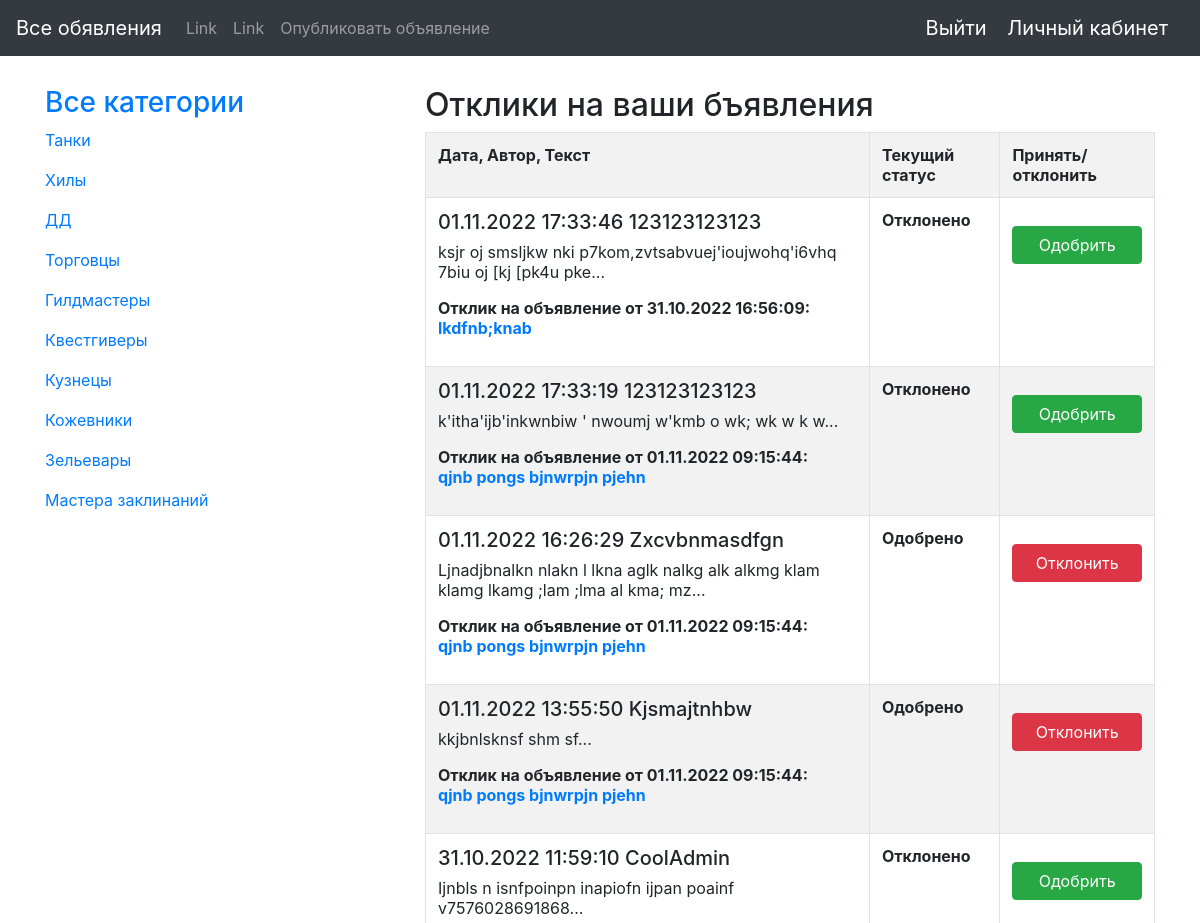
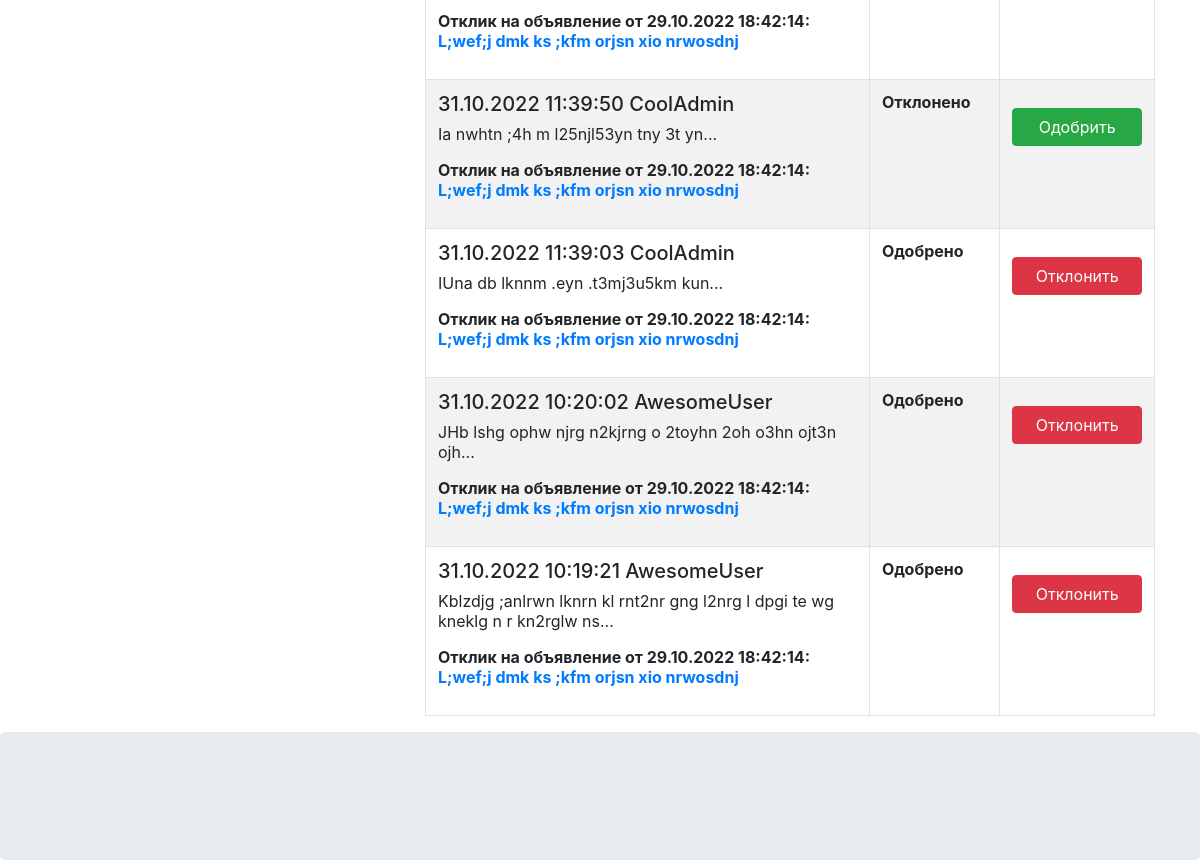
The page /replies/ (signed in) on the database as committed earlier (2 pictures, top to bottom).
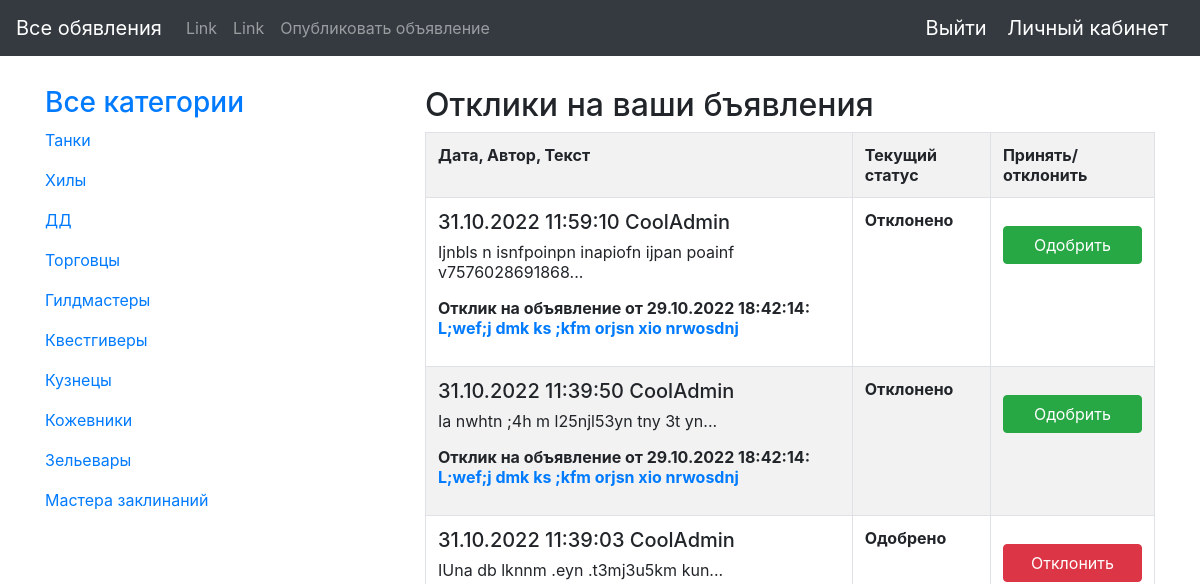
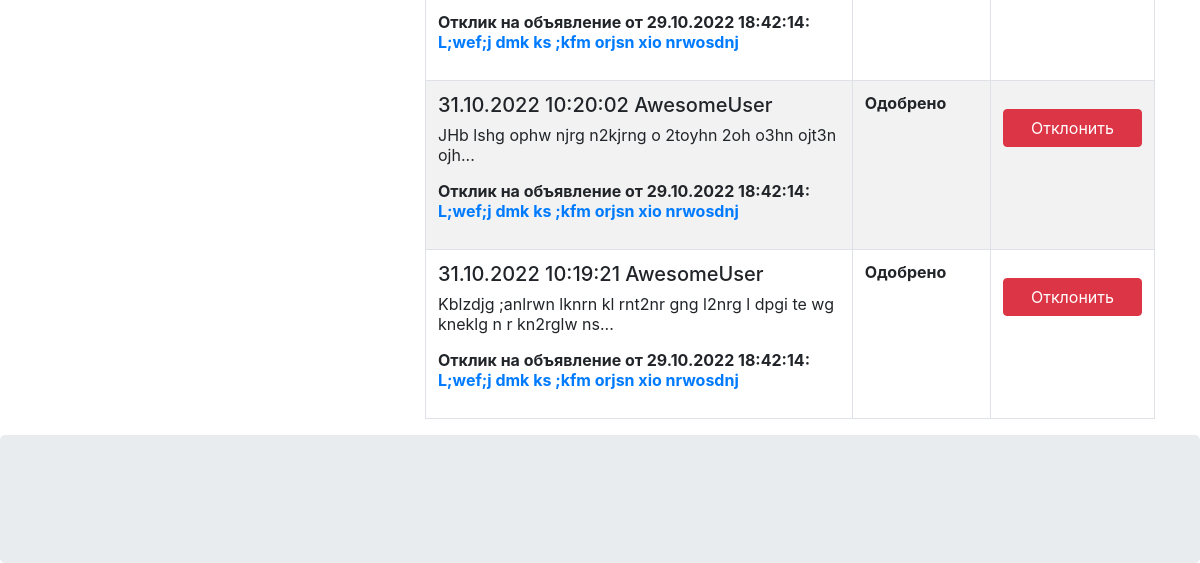
The same page on the database as committed later (2 pictures, top to bottom).
### topics/models.py (models this page shows, shortened)
class Category(models.Model):
    name = models.CharField(max_length=30, unique=True)

class Reply(models.Model):
    author = models.ForeignKey(ActiveUser, on_delete=models.CASCADE)
    create_date = models.DateTimeField(auto_now_add=True)
    topic = models.ForeignKey(Topic, on_delete=models.CASCADE)
    text = models.TextField()
    approved = models.BooleanField(default=False)

class ActiveUser(models.Model):
    user = models.OneToOneField(User, on_delete=models.CASCADE)
    nickname = models.CharField(max_length=50, unique=True)
    avatar = models.ImageField(upload_to='avatars/%Y/%m/%d')

class Topic(models.Model):
    author = models.ForeignKey(ActiveUser, on_delete=models.CASCADE)
    create_date = models.DateTimeField(auto_now_add=True)
    category = models.ForeignKey(Category, on_delete=models.CASCADE)
    title = models.CharField(max_length=255)
    content = RichTextUploadingField(blank=True,
                                     external_plugin_resources=[(
                                         'youtube',
                                         '/static/ckeditor/ckeditor/plugins/youtube/',
                                         'plugin.js',
                                     )
                                     ])
    simple_context = models.TextField(default='')

### topics/views.py (the view)
# urls.py: path('replies/', TopicsFilterByAuthor.as_view(), name='replies'),
class TopicsFilterByAuthor(LoginRequiredMixin, ListView):
    model = Reply
    template_name = 'topics/replies.html'
    context_object_name = 'replies'
    def get_queryset(self):
        topics = Topic.objects.filter(author__user_id=self.request.user).values('id')
        return Reply.objects.filter(topic_id__in=topics).order_by('-create_date')

### topics/templatetags/topic_tags.py (called while the page is built)
@register.simple_tag()
def get_categories():
    return Category.objects.all()

### topics/templates/topics/replies.html
{% extends 'topics/index.html' %}
{% block content %}
<div class="col-sm-8">
         <h2>Отклики на ваши бъявления</h2>
{% if replies %}
<table class="table table-bordered table-striped">
  <tr>
    <th>Дата, Автор, Текст</th>
    <th>Текущий статус</th>
    <th>Принять/отклонить</th>
  </tr>
  {% for reply in replies %}
  <tr>
    <td>
         <h5>{{ reply.create_date|date:"d.m.Y H:i:s"}} {{ reply.author.nickname }}</h5>
         <p>{{reply.text | truncatechars:100}}...</p>
         <p><b>Отклик на объявление от {{reply.topic.create_date|date:"d.m.Y H:i:s"}}:
             <br>
             <a href="{% url 'topic' reply.topic.pk %}">
                 {{reply.topic.title}}
             </a></b>
    </td>
    <td>
        {% if reply.approved %}
            <b>Одобрено</b>
        {% else %}
            <b>Отклонено</b>
        {% endif %}
    </td>
    <td>
        {% if reply.approved %}
        <button type="submit" class="mt-3 btn btn-danger btn-block text-muted">
            <a href="{% url 'change_reply_approve' reply.pk %}" class="text-white">
            Отклонить
            </a>
        </button>
        {% else %}
        <button type="submit" class="mt-3 btn btn-success btn-block text-muted">
            <a href="{% url 'change_reply_approve' reply.pk %}" class="text-white">
            Одобрить
            </a>
        </button>
        {% endif %}
    </td>
  </tr>
  {% endfor %}
</table>
{% else %}
    <br>
   <p>Нет отзывов</p>
{% endif %}
</div>
{% endblock %}

### topics/templates/topics/index.html (shortened to what this page needs)
{% load static %}
{% load topic_tags %}
<!DOCTYPE html>
<html lang="en">
<head>
  <link href="{% static 'css/bootstrap.css' %}" rel="stylesheet" />
</head>
<body>
<nav class="navbar navbar-expand-sm bg-dark navbar-dark">
  <a class="navbar-brand" href="{% url 'home' %}">Все обявления</a>
  <div class="collapse navbar-collapse" id="collapsibleNavbar">
    <ul class="navbar-nav">
      <li class="nav-item">
        <a class="nav-link" href="#">Link</a>
      </li>
      <li class="nav-item">
        <a class="nav-link" href="#">Link</a>
      </li>
      <li class="nav-item">
        <a class="nav-link" href="{% url 'add_topic' %}">Опубликовать объявление</a>
      </li>
    </ul>
</div>
  <div>
    {% if request.user.is_authenticated %}
        <a class="navbar-brand" href="{% url 'user_logout' %}">Выйти</a>
        <a class="navbar-brand" href="{% url 'private_page' %}">Личный кабинет</a>
    {% else %}
        <a class="navbar-brand" href="/login/">Войти</a>
    {% endif %}
  </div>
</nav>
<div class="container" style="margin-top:30px">
  <div class="row">
    <div class="col-sm-4">
      <h3><a href="{% url 'home' %}">Все категории</a></h3>
      {% get_categories as categories %}
      {% for category in categories %}
      <p>
        <a href="{% url 'topics_by_category' category.pk %}">{{category.name}}</a>
      </p>
      {% endfor %}
    </div>
    {% block content %}
    {% endblock %}
  </div>
</div>
<div class="jumbotron text-center" style="margin-bottom:0">
</div>
</body>
</html>

Rows that differ between the two databases and show on the page:
removed Reply: create_date "01.11.2022 17:33:46", author.nickname "123123123123", text "ksjr oj smsljkw nki p7kom,zvtsabvuej'ioujwohq'i6vhq 7biu oj [kj [pk4u pke", topic.create_date "31.10.2022 16:56:09", topic "lkdfnb;knab", approved "Отклонено"
removed Reply: create_date "01.11.2022 17:33:19", author.nickname "123123123123", text "k'itha'ijb'inkwnbiw ' nwoumj w'kmb o wk; wk w k w", topic.create_date "01.11.2022 09:15:44", topic "qjnb pongs bjnwrpjn pjehn", approved "Отклонено"
removed Reply: create_date "01.11.2022 16:26:29", author.nickname "Zxcvbnmasdfgn", text "Ljnadjbnalkn nlakn l lkna aglk nalkg alk alkmg klam klamg lkamg ;lam ;lma al kma; mz", topic.create_date "01.11.2022 09:15:44", topic "qjnb pongs bjnwrpjn pjehn", approved "Одобрено"
removed Reply: create_date "01.11.2022 13:55:50", author.nickname "Kjsmajtnhbw", text "kkjbnlsknsf shm sf", topic.create_date "01.11.2022 09:15:44", topic "qjnb pongs bjnwrpjn pjehn", approved "Одобрено"
